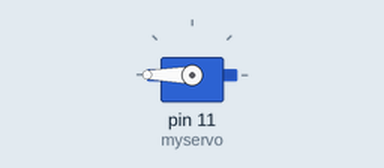
A sketch run on a simulated Arduino Uno, built with avr-gcc and run on an emulated ATmega328P. On the bench: servo.

Above: at 0.05 s.
Timing chart, 0 to 4.6 s (numbered marks = the images above):
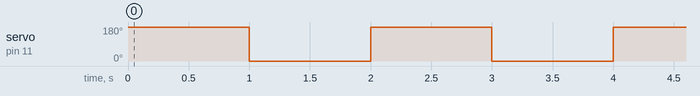

The sketch:

ServoBasic.ino
```cpp
#include <Servo.h>

Servo myservo;

int pos = 0;

void setup()
{
  myservo.attach(11);
}

void loop()
{
  if (pos == 0){pos=180;}else{pos=0;}
  myservo.write(pos);
  delay(1000);
}
```

Measured:
- by itself, servo on pin 11 (myservo): alternates 180° for 1.0 s and 0° for 1.0 s
